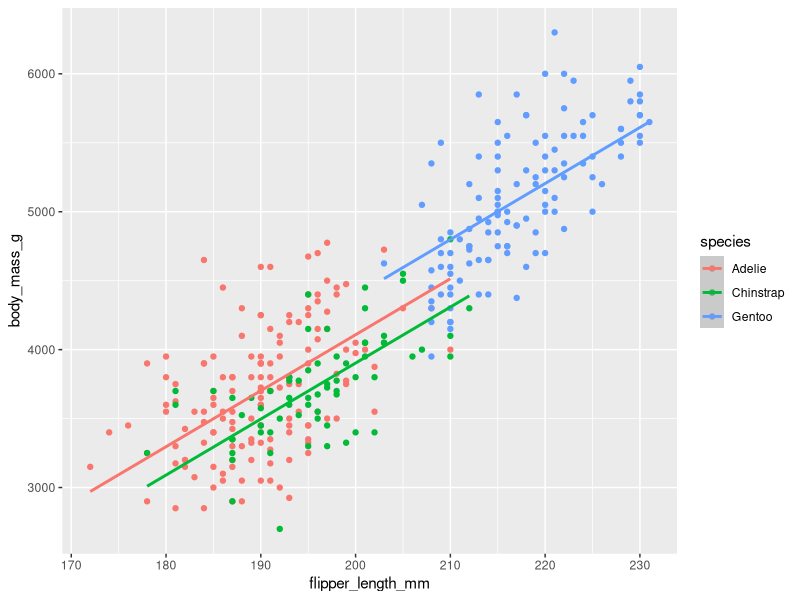
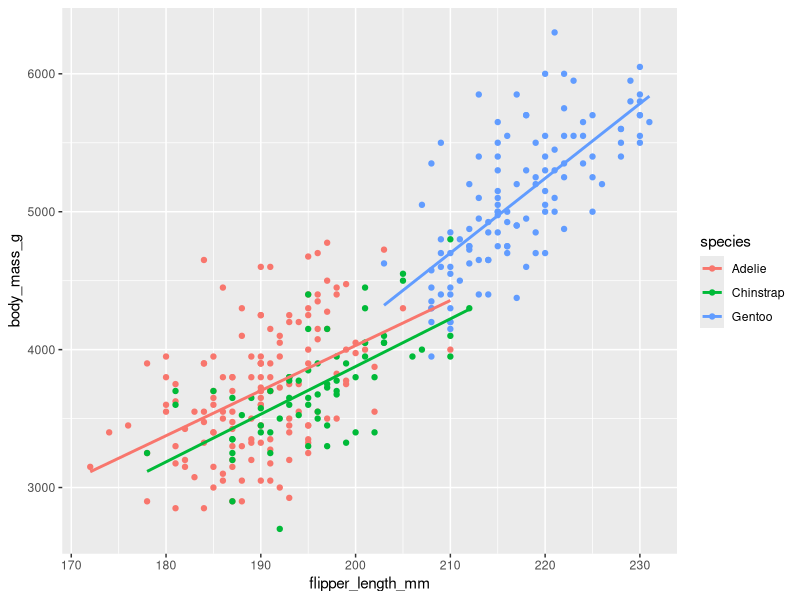

Here is the R script that generated these plots, in order:
## ---- chunk 1
library(tidyverse)
library(broom)
library(palmerpenguins)

penguins <- penguins |> drop_na(sex)
## ---- chunk 2
model_basic <- lm(body_mass_g ~ flipper_length_mm + species,
                  data = penguins)

tidy(model_basic)
## ---- chunk 3
basic_predictions <- augment(model_basic, penguins)

ggplot(penguins, aes(x = flipper_length_mm, y = body_mass_g)) +
  geom_point(aes(color = species)) +
  geom_smooth(data = basic_predictions, aes(y = .fitted, color = species))
## ---- chunk 4
model_interaction <- lm(body_mass_g ~ flipper_length_mm * species,
                        data = penguins)

tidy(model_interaction)
## ---- chunk 5
ggplot(penguins, aes(x = flipper_length_mm, y = body_mass_g)) +
  geom_point(aes(color = species)) +
  geom_smooth(aes(color = species), method = "lm", se = FALSE)
